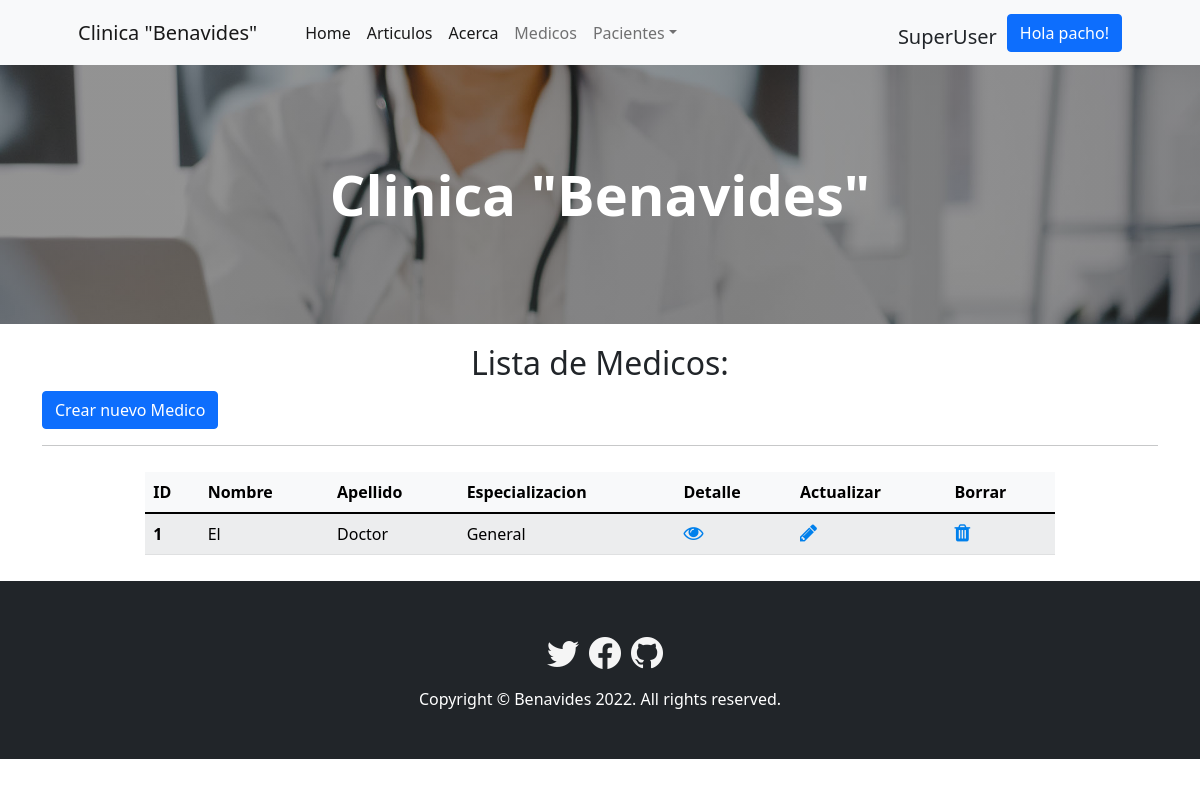
/medics/medics-list/ (signed in), run on an earlier commit of the app's database.
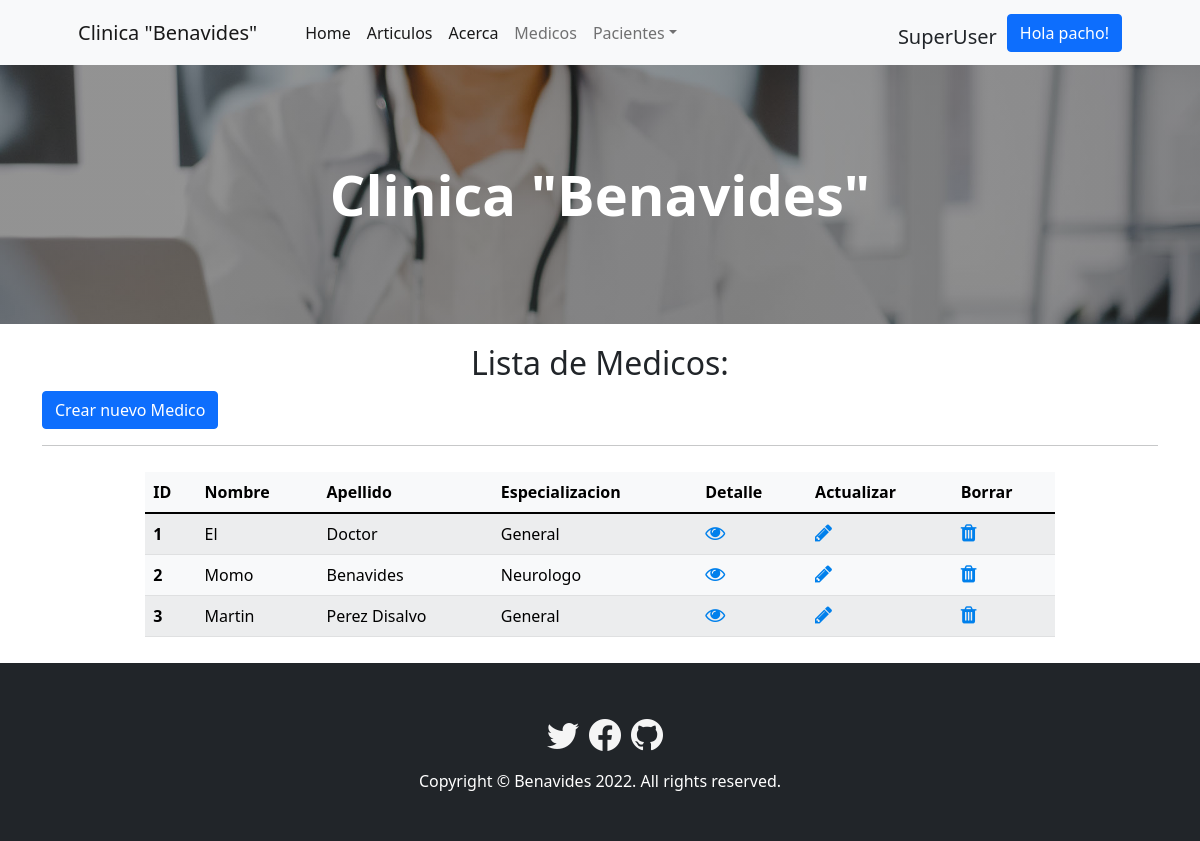
And on a later commit of the database.
### medics/models.py (models this page shows)
class Medic(models.Model):
    name = models.CharField(max_length=20)
    surname = models.CharField(max_length=20)
    medic_type = models.CharField(max_length=20)

### medics/views.py (the view)
# urls.py: path('medics-list/', views.MedicListView.as_view(), name='medics-list'),
class MedicListView(LoginRequiredMixin, ListView):
    model = Medic
    template_name = 'medics_list.html'

### medics/templates/medics_list.html
{% extends 'index.html' %}
{% load static %}
{% block changes %}
<h2>Lista de Medicos:</h2>
<div class="container">
    <a class="btn btn-primary justify-content-right"  href="{% url 'medics:medics-add' %}">Crear nuevo Medico</a>
    <hr></hr>
        {% if user.is_authenticated %}
        <div class="row d-flex justify-content-center">
            <div class="col-md-10">
                <table class="table table-striped table-light">
                    <thead>
                        <tr>
                            <th scope="col">ID</th>
                            <th scope="col">Nombre</th>
                            <th scope="col">Apellido</th>
                            <th scope="col">Especializacion</th>
                            <th scope="col">Detalle</th>
                            {% if user.is_superuser %}
                            <th scope="col">Actualizar</th>
                            <th scope="col">Borrar</th>
                            {% endif %}
                        </tr>
                    </thead>
                    <tbody>
                        {% for medic in medic_list %}
                        <tr>
                            <th scope="row">{{medic.id}}</th>
                            <td>{{medic.name}}</td>
                            <td>{{medic.surname}}</td>
                            <td>{{medic.medic_type}}</td>
                            <td><a href="{% url 'medics:medics-detail' medic.id %}">
                                <i class="fa fa-eye" style="font-size:20px;color: rgb(0, 128, 236);"> </i></a>
                            </td>
                            {% if user.is_superuser %}
                            <td><a href="{% url 'medics:medics-update' medic.id %}">
                                <i class="fa fa-pencil" style="font-size:20px;color: rgb(0, 128, 236);"> </i></a>
                            </td>
                            <td><a href="{% url 'medics:medics-delete' medic.id %}">
                                <i class="fa fa-trash" style="font-size:20px;color: rgb(0, 128, 236);"> </i></a>
                            </td>
                            {% endif %}
                        </tr>
                        {% endfor %}
                    </tbody>
                </table>
            </div>
            </div>
        </div>
        {% else %}
        <h2>Debes estar logeado</h2>
        {% endif %}
{% endblock %}

### home/templates/index.html (shortened to what this page needs)
<!DOCTYPE html>
<html lang="es">
    <head>
        {% load static %}
        <link href="https://cdn.jsdelivr.net/npm/bootstrap-icons@1.5.0/font/bootstrap-icons.css" rel="stylesheet" />
        <link rel="stylesheet" href="https://cdn.jsdelivr.net/npm/bootstrap-icons@1.8.3/font/bootstrap-icons.css">
        <link href="{% static 'css/styles.css' %}" rel="stylesheet" />
        <link href="{% static 'css/changes.css' %}" rel="stylesheet" />
        <link
        rel="stylesheet"
        href="https://cdnjs.cloudflare.com/ajax/libs/font-awesome/4.7.0/css/font-awesome.min.css"
    />
    </head>
    <body>
        <nav class="navbar navbar-expand-lg navbar-light bg-light">
            <div class="container px-4 px-lg-5">
                <a class="navbar-brand" href="/">Clinica "Benavides"</a>
                <div class="collapse navbar-collapse" id="navbarSupportedContent">
                    <ul class="navbar-nav me-auto mb-2 mb-lg-0 ms-lg-4">
                        <li class="nav-item"><a class="nav-link active" aria-current="page" href="/">Home</a></li>
                        <li class="nav-item"><a class="nav-link active" aria-current="page" href="{% url 'index' %}">Articulos</a></li>
                        <li class="nav-item"><a class="nav-link active" aria-current="page" href="{% url 'home:about' %}">Acerca</a></li>
                        {% if user.is_authenticated %}
                        <li class="nav-item"><a class="nav-link" href="{% url 'medics:medics-list' %}">Medicos</a></li>
                        <li class="nav-item dropdown">
                            <a class="nav-link dropdown-toggle" id="navbarDropdown" href="#" role="button" data-bs-toggle="dropdown" aria-expanded="false">Pacientes</a>
                        </li>
                        {% endif %}
                    </ul>
                    {% if user.is_authenticated %}
                        {% if user.is_superuser %}
                            <h5 style="margin-top: 17px; margin-right: 10px;">SuperUser</h5>
                        {% endif %}
                    <div class="nav-item dropdown">
                    <a class="btn btn-primary" id="navbarDropdown" href="#" role="button" data-bs-toggle="dropdown" aria-expanded="false">Hola {{ user.username }}!</a>
                    </div>
                    {% endif %}
                </div>
            </div>
        </nav>
        <header class="bg-dark py-5" id="foto">
            <div class="container px-4 px-lg-5 my-5">
                <div class="text-center text-white">
                    <h1 class="display-4 fw-bolder">Clinica "Benavides"</h1>
                </div>
            </div>
        </header>
        {% block changes %}
        {% endblock %}
        <footer class="py-5 bg-dark">
            <div class="social-media">
                <a href="https://twitter.com/" target="_blank"><i class="bi bi-twitter" style="font-size: 2rem; color: whitesmoke;"></i></a>
                <a href="https://es-la.facebook.com/" target="_blank"><i class="bi bi-facebook" style="font-size: 2rem; color: whitesmoke;"></i></a>
                <a href="https://github.com/gpacho" target="_blank"><i class="bi bi-github" style="font-size: 2rem; color: whitesmoke;"></i></a>
            </div>
            <div class="container">
                <p class="m-0 text-center text-white">Copyright &copy; Benavides 2022. All rights reserved.</p>
            </div>
        </footer>
    </body>
</html>

### medics/static/css/changes.css (style rules this page uses)
h2 { text-align: center; padding-top: 20px; padding-bottom: 0; }
#foto { background-image: linear-gradient(0deg, rgba(40,40,40,0.5), rgba(40,40,40,0.5)), url(../js/manual-hatdc-blog.jpg); background-size: cover; background-repeat: no-repeat; background-position: top; }
.social-media { display: flex; justify-content: center; }
.social-media a { margin-left: 10px; margin-bottom: 10px; }

What changed in the data, as far as the page shows it:
added Medic: id "2", name "Momo", surname "Benavides", medic_type "Neurologo"
added Medic: id "3", name "Martin", surname "Perez Disalvo", medic_type "General"
